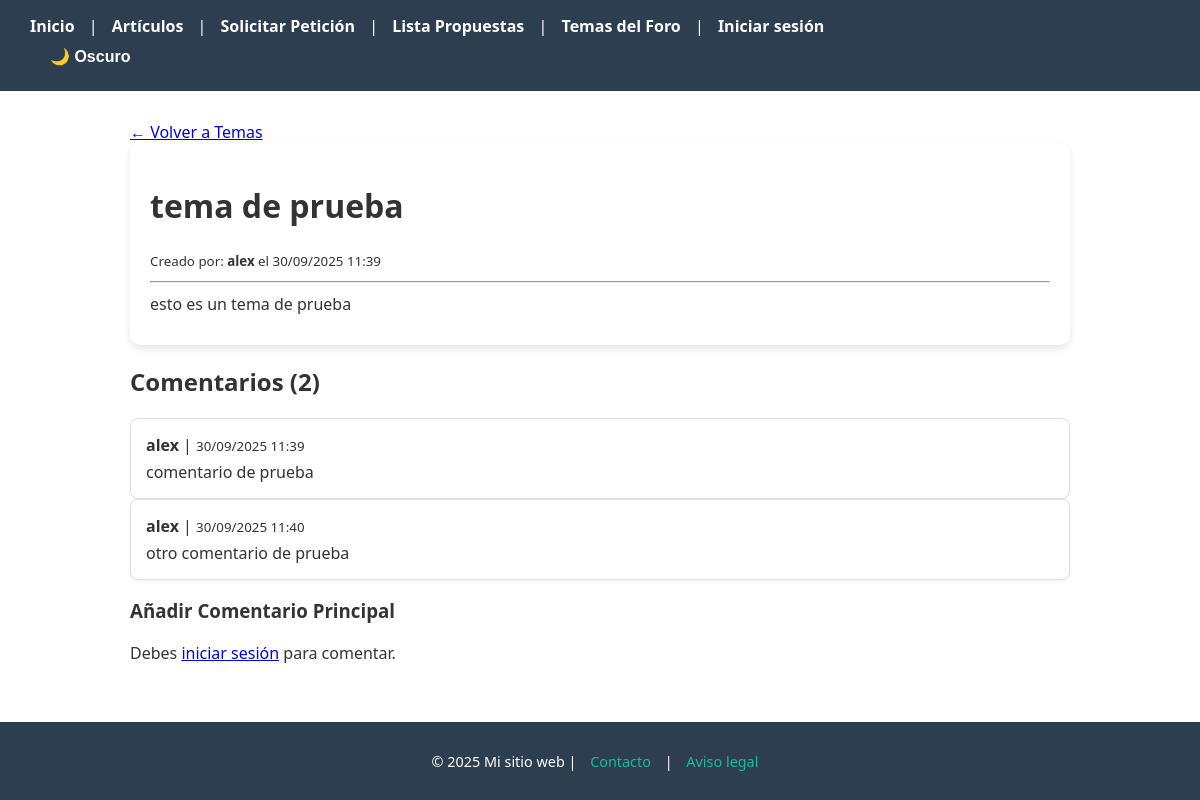
/temas/1/, run on an earlier commit of the app's database.
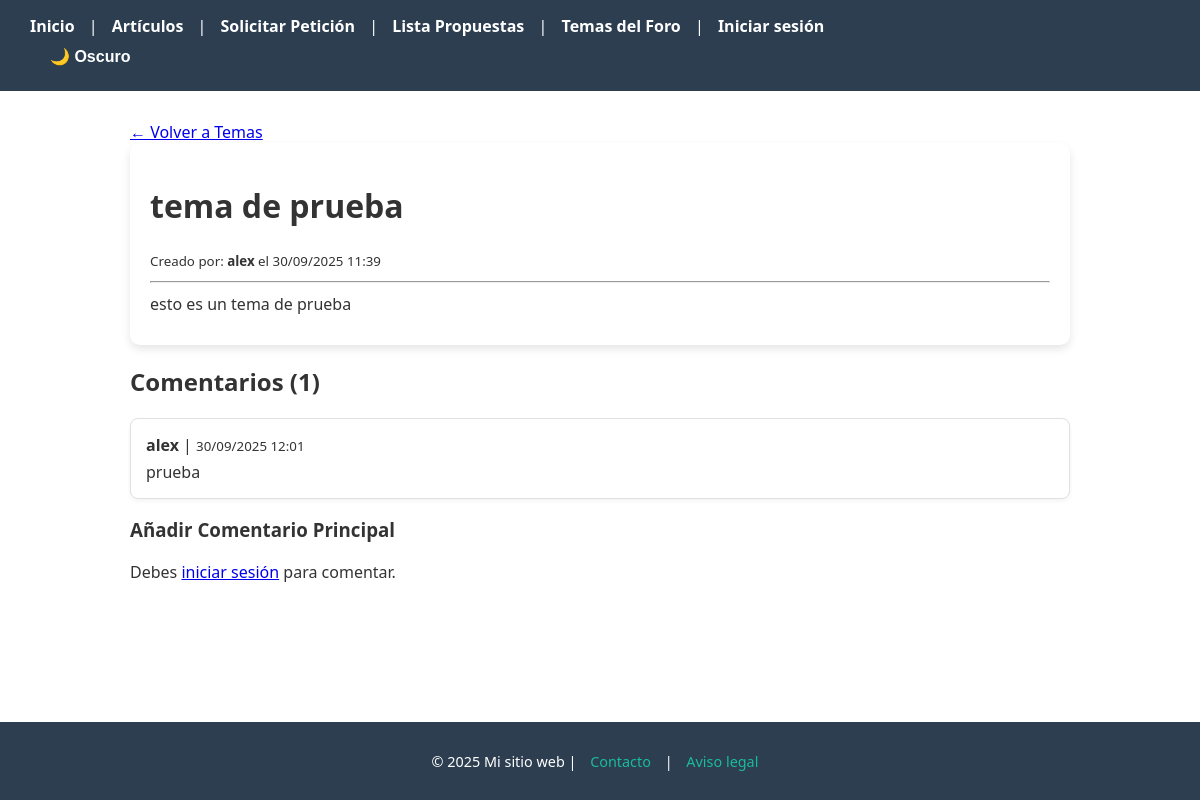
And on a later commit of the database.
### blog/models.py (models this page shows, shortened)
class Tema(models.Model):
    titulo = models.CharField(max_length=200)
    autor = models.ForeignKey(User, on_delete=models.CASCADE)
    contenido = models.TextField()
    fecha_creacion = models.DateTimeField(auto_now_add=True)

class Comentario(models.Model):
    tema = models.ForeignKey(Tema, related_name='comentarios', on_delete=models.CASCADE)
    autor = models.ForeignKey(User, on_delete=models.CASCADE)
    contenido = models.TextField()
    fecha_creacion = models.DateTimeField(auto_now_add=True)
    parent = models.ForeignKey('self', null=True, blank=True, related_name='respuestas', on_delete=models.CASCADE)
    class Meta:
        ordering = ['fecha_creacion'] # Ordenar comentarios por fecha de creación

### blog/views.py (the view)
# urls.py: path("temas/<int:tema_id>/", views.detalle_tema, name="detalle_tema"),
def detalle_tema(request, tema_id):
    tema = get_object_or_404(Tema, id=tema_id)
    comentarios_principales = tema.comentarios.filter(parent__isnull=True)
    form = ComentarioForm()
    return render(request, 'blog/detalle_tema.html', {
        'tema': tema,
        'comentarios': comentarios_principales, # Enviamos solo los comentarios principales
        'form': form, # El formulario de comentario principal
    })

### blog/templates/blog/detalle_tema.html (shortened to what this page needs)
{% extends "base.html" %}
{% block content %}
<a href="{% url 'lista_temas' %}">← Volver a Temas</a>
<div class="tema-detail-container my-4">
    <div class="article-card mb-4">
        <h1 class="mb-3">{{ tema.titulo }}</h1>
        <p><small>Creado por: <strong>{{ tema.autor.username }}</strong> el {{ tema.fecha_creacion|date:"d/m/Y H:i" }}</small></p>
        <hr>
        <div class="contenido-tema">
            <p>{{ tema.contenido|linebreaksbr }}</p>
        </div>
    </div>
    <h2 class="mb-3">Comentarios ({{ tema.comentarios.count }})</h2>
    <div class="comentarios-list mb-5">
        {% for comentario in comentarios %}
            {% include 'blog/comentario_individual.html' with comentario=comentario nivel=0 %}
        {% empty %}
            <p>Sé el primero en comentar este tema.</p>
        {% endfor %}
    </div>
    <div class="comentario-form-container mt-5" id="formulario-comentario-principal">
        <h3 class="mb-3">Añadir Comentario Principal</h3>
        {% if user.is_authenticated %}
            <form method="post" action="{% url 'nuevo_comentario' tema.id %}" class="peticion-card">
                {% csrf_token %}
                {{ form.as_p }}
                <button type="submit" class="btn btn-primary">Comentar</button>
            </form>
        {% else %}
            <p>Debes <a href="{% url 'login' %}">iniciar sesión</a> para comentar.</p>
        {% endif %}
    </div>
</div>
{% endblock %}

### blog/templates/base.html (shortened to what this page needs)
{% load static %}
<!DOCTYPE html>
<html>
<head>
  <link rel="stylesheet" href="{% static 'blog/static.css' %}">
  <link href="https://cdn.jsdelivr.net/npm/bootstrap-icons/font/bootstrap-icons.css" rel="stylesheet">
</head>
<body>
  <header>
    <nav>
      <div class="nav-left">
        <a href="{% url 'inicio' %}">Inicio</a> |
        <a href="{% url 'lista_articulos' %}">Artículos</a> |
        <a href="{% url 'nueva_peticion' %}">Solicitar Petición</a> |
        <a href="{% url 'lista_propuestas' %}">Lista Propuestas</a> |
        <a href="{% url 'lista_temas' %}">Temas del Foro</a> |
        {% if user.is_authenticated %}
        Hola, {{ user.username }} |
        {% if user.is_staff %}
        <a href="/admin/">Ir al Admin</a>
        {% endif %}
        {% else %}
        <a href="{% url 'login' %}">Iniciar sesión</a>
        {% endif %}
      </div>
      <div class="nav-right">
        <button id="theme-toggle" class="btn btn-link nav-link">🌙 Oscuro</button>
      </div>
    </nav>
  </header>
  <main>
    {% block content %}{% endblock %}
  </main>
  <footer>
    <p>&copy; 2025 Mi sitio web | <a href="#">Contacto</a> | <a href="#">Aviso legal</a></p>
  </footer>
</body>
</html>

### blog/templates/blog/comentario_individual.html (shortened to what this page needs)
<div class="comentario-card mb-3 {% if nivel > 0 %}respuesta{% endif %}">
    <div class="comentario-header-control">
        <p class="mb-1">
            <strong>{{ comentario.autor.username }}</strong> | <small>{{ comentario.fecha_creacion|date:"d/m/Y H:i" }}</small>
        </p>
    </div>
    <p class="comentario-contenido">{{ comentario.contenido|linebreaksbr }}</p>
</div>

### blog/static/blog/static.css (style rules this page uses)
:root { --bg-color: #ffffff; --text-color: #333; --card-bg: #fff; --header-bg: #2c3e50; --footer-bg: #2c3e50; --link-hover: #1abc9c; --btn-bg: #1abc9c; --btn-hover: #16a085; --form-bg: #fff; --from-bg-cs:#2c3e50; }
html, body { min-height: 100vh; margin: 0; display: flex; flex-direction: column; font-family: 'Segoe UI', Tahoma, Geneva, Verdana, sans-serif; background-color: var(--bg-color); color: var(--text-color); }
header { background-color: var(--header-bg); color: white; padding: 15px 20px; display: flex; justify-content: space-between; align-items: center; }
header a { color: white; text-decoration: none; margin: 0 10px; font-weight: bold; transition: 0.3s; }
main { flex: 1; padding: 30px; max-width: 1000px; width: 100%; margin: 0 auto; box-sizing: border-box; background-color: var(--bg-color); }
button, .btn { background-color: var(--btn-bg); color: white; border: none; padding: 10px 20px; margin: 5px; border-radius: 5px; cursor: pointer; transition: 0.3s; }
footer { background-color: var(--footer-bg); color: white; text-align: center; padding: 15px 0; width: 100%; font-size: 0.9em; margin-top: auto; position: relative; }
footer a { color: var(--link-hover); text-decoration: none; margin: 0 10px; }
.article-card { background: var(--card-bg); border-radius: 10px; padding: 20px; box-shadow: 0px 4px 8px rgba(0, 0, 0, 0.1); transition: transform 0.2s, box-shadow 0.2s; }
.article-card p { margin: 10px 0; color: var(--text-color); }
header nav a, header nav button.nav-link { color: white; text-decoration: none; font-weight: bold; margin: 0 10px; background: none; border: none; cursor: pointer; font-size: 1em; transition: 0.3s; }

### blog/templates/blog/detalle_tema.html (style rules this page uses)
.comentario-card { background: var(--card-bg); border: 1px solid #e0e0e0; border-radius: 8px; padding: 15px; box-shadow: 0px 2px 4px rgba(0, 0, 0, 0.05); }
.comentario-card p { margin: 0; }
.comentario-header-control { display: flex; justify-content: space-between; align-items: center; margin-bottom: 5px; }

What changed in the data, as far as the page shows it:
removed Comentario: autor.username "alex", fecha_creacion "30/09/2025 11:39", contenido "comentario de prueba"
removed Comentario: autor.username "alex", fecha_creacion "30/09/2025 11:40", contenido "otro comentario de prueba"
computed for Tema "tema de prueba": comentarios.count "2" → "1"
added Comentario: autor.username "alex", fecha_creacion "30/09/2025 12:01", contenido "prueba"
